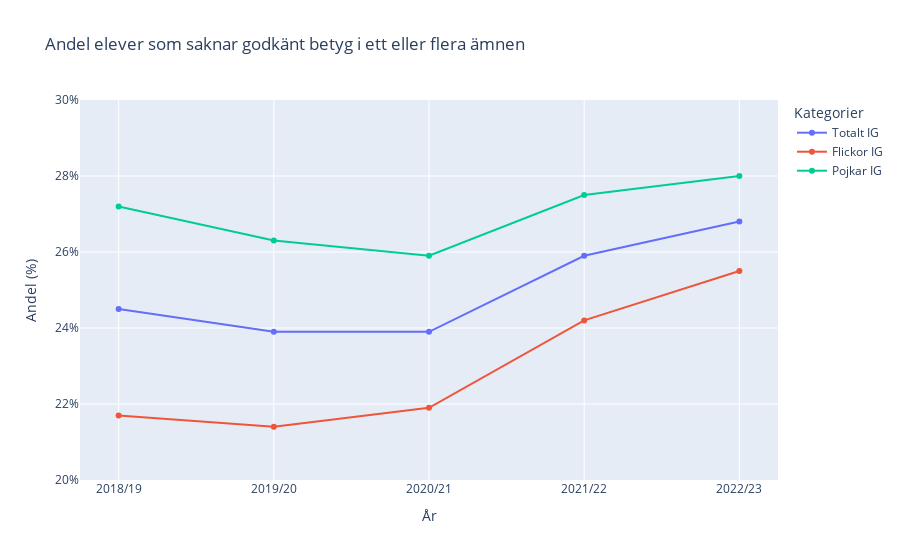

Notebook cell for this chart:
### Code cell
import plotly.express as px
fig = px.line(df, x='År', y=['Totalt IG', 'Flickor IG', 'Pojkar IG'],
              title='Andel elever som saknar godkänt betyg i ett eller flera ämnen',
              labels={'value': 'Andel (%)', 'variable': 'Kategori'}, # value är y-axelns och variable är de olika kategorierna
              markers=True) # Lägger till punkter vid varje år

fig.update_traces(texttemplate='%{y:.1f}%', textposition='top center') # visar kategori, andel mm när man hovrar
fig.update_layout(yaxis_range=[20, 30],  # Justerat y-axelns storlek
                  yaxis_ticksuffix='%', # lägger till ett procenttecken på varje värde på y-axeln!
                  legend_title_text='Kategorier') # Skriver ut "Kategorier" över de olika grupperna

fig.show()

### Figure 1 — Plotly figure (JSON) as saved in the notebook; plotly's stock layout.template omitted (floating-point values rounded to 4 significant figures)
{"data": [{"hovertemplate": "Kategori=Totalt IG<br>År=%{x}<br>Andel (%)=%{y}<extra></extra>", "legendgroup": "Totalt IG", "line": {"color": "#636efa", "dash": "solid"}, "marker": {"symbol": "circle"}, "mode": "lines+markers", "name": "Totalt IG", "orientation": "v", "showlegend": true, "textposition": "top center", "texttemplate": "%{y:.1f}%", "type": "scatter", "x": ["2018/19", "2019/20", "2020/21", "2021/22", "2022/23"], "xaxis": "x", "y": [24.5, 23.9, 23.9, 25.9, 26.8], "yaxis": "y"}, {"hovertemplate": "Kategori=Flickor IG<br>År=%{x}<br>Andel (%)=%{y}<extra></extra>", "legendgroup": "Flickor IG", "line": {"color": "#EF553B", "dash": "solid"}, "marker": {"symbol": "circle"}, "mode": "lines+markers", "name": "Flickor IG", "orientation": "v", "showlegend": true, "textposition": "top center", "texttemplate": "%{y:.1f}%", "type": "scatter", "x": ["2018/19", "2019/20", "2020/21", "2021/22", "2022/23"], "xaxis": "x", "y": [21.7, 21.4, 21.9, 24.2, 25.5], "yaxis": "y"}, {"hovertemplate": "Kategori=Pojkar IG<br>År=%{x}<br>Andel (%)=%{y}<extra></extra>", "legendgroup": "Pojkar IG", "line": {"color": "#00cc96", "dash": "solid"}, "marker": {"symbol": "circle"}, "mode": "lines+markers", "name": "Pojkar IG", "orientation": "v", "showlegend": true, "textposition": "top center", "texttemplate": "%{y:.1f}%", "type": "scatter", "x": ["2018/19", "2019/20", "2020/21", "2021/22", "2022/23"], "xaxis": "x", "y": [27.2, 26.3, 25.9, 27.5, 28.0], "yaxis": "y"}], "layout": {"legend": {"title": {"text": "Kategorier"}, "tracegroupgap": 0}, "title": {"text": "Andel elever som saknar godkänt betyg i ett eller flera ämnen"}, "xaxis": {"anchor": "y", "domain": [0, 1], "title": {"text": "År"}}, "yaxis": {"anchor": "x", "domain": [0, 1], "range": [20, 30], "ticksuffix": "%", "title": {"text": "Andel (%)"}}}}
